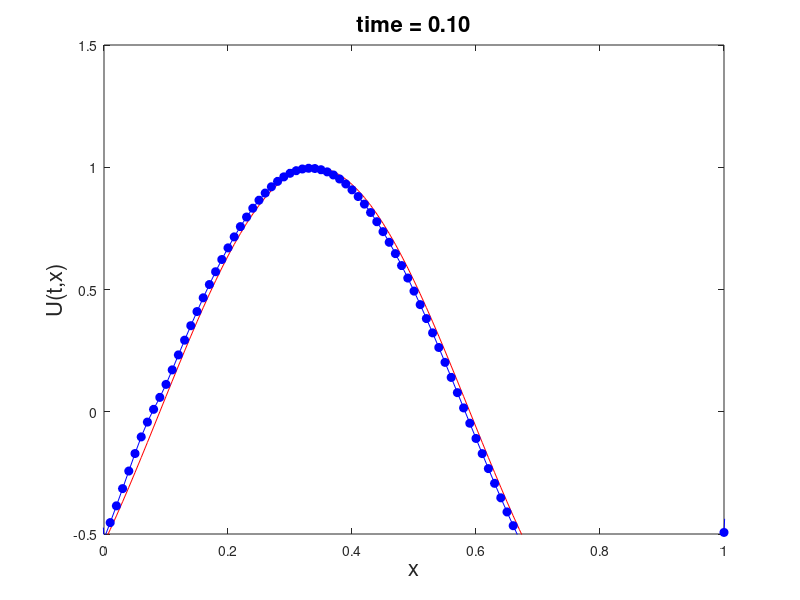

The MATLAB script that drew this image:
%CIR scheme - function 1
clc;
clear;
close all;
format long
%define variables
xmin = 0;
xmax = 1;
N = 100;
dt = 0.009;
t = 0;
tmax = 0.1;
C = 1;

%discretise the domain
dx = (xmax - xmin)/N;
x = xmin - dx : dx : xmax + dx;

%initial condition
u0 = sin (2*pi*x);
u = u0;
un = u0;

lambda1 = 0.25;
lambda2 = 0.5;
lambda3 = 0.75;
lambda4 = 1.0;
%time loop
nsteps = tmax/dt;
for n =1 : nsteps
     %boundary cond
    u(1)=sin(2*pi*(t-0.5));
    %calculate CIR scheme
    for i = 2:N+2
        un(i) = u(i) - lambda3*(u(i)-u(i-1));
    end
    %exact
    exact = sin (2*pi*(x - C*t));
    %update
    t = t+dt;
    u = un;
    %plot
    plot(x,exact,'r-');
    hold on
    plot (x,u,'bo-','markerfacecolor','b');
    hold off
    axis([xmin,xmax,-0.5,1.5])
    xlabel('x','fontsize',16)
    ylabel('U(t,x)','fontsize',16)
    title(sprintf('time = %1.2f',t),'fontsize',16)
    shg
    pause(dt);
end
